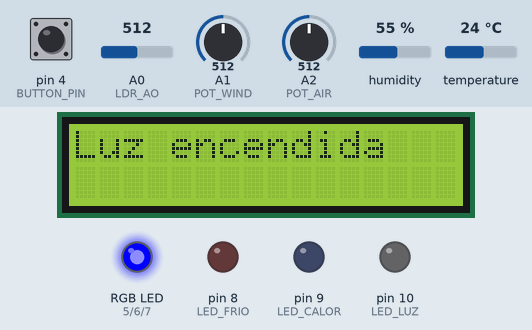
Simulated run of this sketch. Board: Arduino Uno, built with avr-gcc and run on an emulated ATmega328P. On the bench: 16×2 character LCD, an RGB LED mixed from three pins (HIGH = lit), output pins drawn as LEDs (lit = HIGH). Inputs (shaded band) come from the test bench; at power-on: temperature 24 °C, pin 4 (BUTTON_PIN) HIGH, A2 (POT_AIR) = 512, A0 (LDR_AO) = 512, A1 (POT_WIND) = 512, humidity 55 %.

Above: at 1.2 s.
1.3 s: temperature set to 18.5 °C
4.5 s: temperature set to 17.3 °C
At 6.1 s:
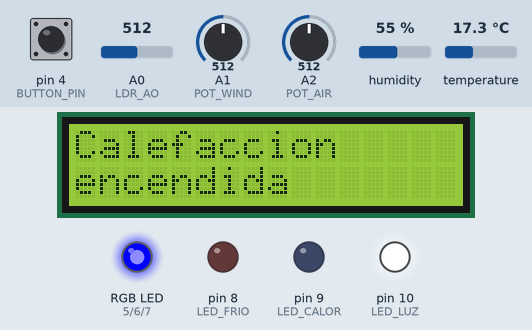
9.7 s: pin 4 (BUTTON_PIN) pulled LOW for 0.15 s
At 10.1 s:
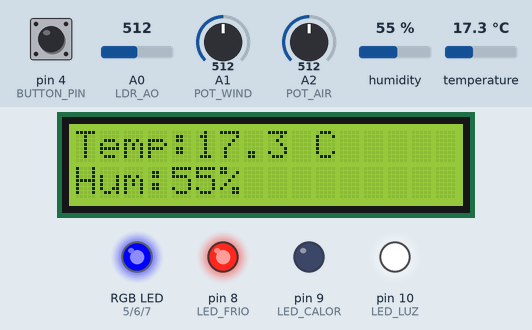
16.1 s: temperature set to 33 °C
At 20.2 s:
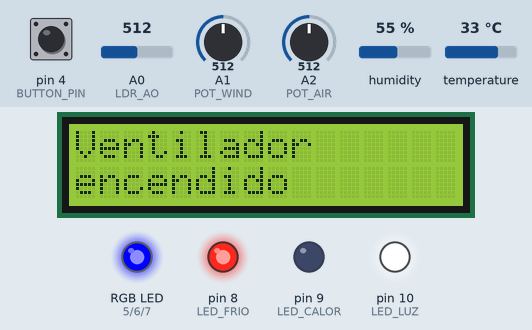
22.3 s: A2 (POT_AIR) set to 657
23.8 s: A2 (POT_AIR) set to 690
At 24.9 s:
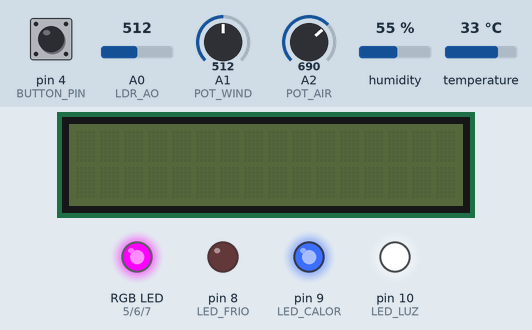
Timing chart, 0 to 26.3 s (numbered marks = the images above; inputs shaded):
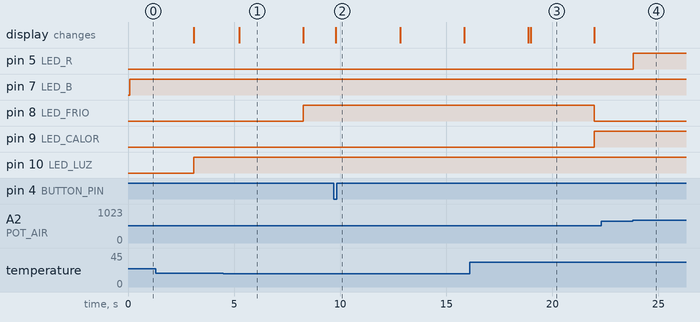

Measured:
- the behaviour switches between 18 and 17.9 °C on temperature (found by bisection; images 0 and 1)
- the behaviour switches between 675 and 676 on A2 (POT_AIR) (found by bisection; images 3 and 4)
- after the input at 4.5 s, pin 8 (LED_FRIO): LOW → HIGH after 3.8 s; the display: changes after 0.75 s (image 1)
- after the input at 9.7 s, the display: changes after 0.10 s (image 2)
- after the input at 16.1 s, pin 8 (LED_FRIO): HIGH → LOW after 5.9 s; pin 9 (LED_CALOR): LOW → HIGH after 5.9 s; the display: first differs from a run without the input after 2.9 s (image 3)
- after the input at 22.3 s, every drawn part: stays the same
- after the input at 23.8 s, pin 5 (LED_R): LOW → HIGH at once
- what the display in image 1 shows lasts 3.1 s, from 5.2 s to 8.3 s

The sketch:

sketch.ino
```cpp
#include <Wire.h>
#include <LiquidCrystal_I2C.h>
#include <DHT.h>
#include <math.h>

// Configuración del DHT22
#define DHTPIN 2
#define DHTTYPE DHT22
DHT dht(DHTPIN, DHTTYPE);

// LCD: dirección I2C y tamaño
LiquidCrystal_I2C lcd(0x27, 16, 2);

// Sensor de luz (LDR)
const int LDR_AO = A0;
const float GAMMA = 0.7;
const float RL10 = 50;

// Potenciómetros
const int POT_WIND = A1;
const int POT_AIR = A2;

// Pines del LED RGB calidad del aire
const int LED_R = 5;
const int LED_G = 6;
const int LED_B = 7;

// LEDs indicadores
const int LED_LUZ = 10;    // LED asociado al LDR
const int LED_FRIO = 8;    // LED azul (frío)
const int LED_CALOR = 9;   // LED rojo (calor)

// Pulsador
const int BUTTON_PIN = 4;

// Variables para controlar estados de los LED
bool frioActivo = false;
bool calorActivo = false;
bool luzActiva = false;

//Variables para controlar el tiempo de muestra en LCD
bool mostrarDatos = false;
unsigned long ultimaLectura = 0;
unsigned long tiempoMostrar = 10000;

void setup() {
  dht.begin();
  lcd.init();
  lcd.backlight();
  pinMode(BUTTON_PIN, INPUT_PULLUP);
  pinMode(LED_R, OUTPUT);
  pinMode(LED_G, OUTPUT);
  pinMode(LED_B, OUTPUT);
  pinMode(LED_LUZ, OUTPUT);
  pinMode(LED_FRIO, OUTPUT);
  pinMode(LED_CALOR, OUTPUT);
  lcd.noBacklight();
}

void setLEDColor(String calidad) {
  if (calidad == "buena") {
    digitalWrite(LED_R, HIGH);
    digitalWrite(LED_G, LOW);
    digitalWrite(LED_B, HIGH);
  } else if (calidad == "regular") {
    digitalWrite(LED_R, LOW);
    digitalWrite(LED_G, LOW);
    digitalWrite(LED_B, HIGH);
  } else if (calidad == "mala") {
    digitalWrite(LED_R, LOW);
    digitalWrite(LED_G, HIGH);
    digitalWrite(LED_B, HIGH);
  }
}

void loop() {
  // Lectura de temperatura y humedad
  float temp = dht.readTemperature();
  float hum = dht.readHumidity();

  //Lectura y cálculo de los lux
  int analogValue = analogRead(LDR_AO);
  float voltage = analogValue / 1024.0 * 5;
  float resistance = 2000 * voltage / (1 - voltage / 5);
  float lux = pow(RL10 * 1000 * pow(10, GAMMA) / resistance, 1 / GAMMA);

  //lectura viento
  int potWind = analogRead(POT_WIND);
  float windSpeed = map(potWind, 0, 1023, 0, 200);

  //lectura calidad aire
  int airValue = analogRead(POT_AIR);
  int airQuality = map(airValue, 0, 1023, 0, 100);

  // calidad aire
  String calidadTexto;
  if (airQuality < 33) calidadTexto = "mala";
  else if (airQuality < 66) calidadTexto = "regular";
  else calidadTexto = "buena";

  setLEDColor(calidadTexto);

  //Control de LED (luz, frio y calor)
  bool nuevoFrio = temp < 18;
  bool nuevoCalor = temp > 28;
  bool nuevaLuz = lux < 300;

// mostrar mensaje cuando cambia el estadado de clima
  if (nuevoFrio && !frioActivo) {
    lcd.backlight();
    lcd.clear();
    lcd.setCursor(0, 0);
    lcd.print("Calefaccion");
    lcd.setCursor(0, 1);
    lcd.print("encendida");
    delay(3000);
    lcd.noBacklight();
    lcd.clear();
  }
  if (nuevoCalor && !calorActivo) {
    lcd.backlight();
    lcd.clear();
    lcd.setCursor(0, 0);
    lcd.print("Ventilador");
    lcd.setCursor(0, 1);
    lcd.print("encendido");
    delay(3000);
    lcd.noBacklight();
    lcd.clear();
  }
  if (nuevaLuz && !luzActiva) {
    lcd.backlight();
    lcd.clear();
    lcd.setCursor(0, 0);
    lcd.print("Luz encendida");
    delay(3000);
    lcd.noBacklight();
    lcd.clear();
  }

  //actulizo el estado de los LED y variables
  frioActivo = nuevoFrio;
  calorActivo = nuevoCalor;
  luzActiva = nuevaLuz;

  digitalWrite(LED_FRIO, frioActivo);
  digitalWrite(LED_CALOR, calorActivo);
  digitalWrite(LED_LUZ, luzActiva);

  // Pulsador para mostrar datos en LCD
  if (digitalRead(BUTTON_PIN) == LOW) {
    mostrarDatos = true;
    ultimaLectura = millis();
    lcd.backlight();
  }

  if (mostrarDatos) {
    lcd.clear();
    if (isnan(temp) || isnan(hum)) {
      lcd.setCursor(0, 0);
      lcd.print("Error sensor DHT");
    } else {
      lcd.setCursor(0, 0);
      lcd.print("Temp:");
      lcd.print(temp, 1);
      lcd.print(" C");
      lcd.setCursor(0, 1);
      lcd.print("Hum:");
      lcd.print(hum, 0);
      lcd.print("%");
      delay(3000);

      lcd.clear();
      lcd.setCursor(0, 0);
      if (isfinite(lux)) {
        lcd.print("Luz:");
        lcd.print((int)lux);
        lcd.print(" lux");
      } else {
        lcd.print("Luz: Error");
      }
      lcd.setCursor(0, 1);
      lcd.print("Viento:");
      lcd.print((int)windSpeed);
      lcd.print("km/h");
      delay(3000);

      lcd.clear();
      lcd.setCursor(0, 0);
      lcd.print("Calidad del Aire:");
      lcd.setCursor(0, 1);
      lcd.print(calidadTexto);
      delay(3000);
    }
    mostrarDatos = false;
    lcd.clear();
    lcd.noBacklight();
  }

  delay(100); // Pequeño retardo para evitar sobrecarga de CPU
}
```
